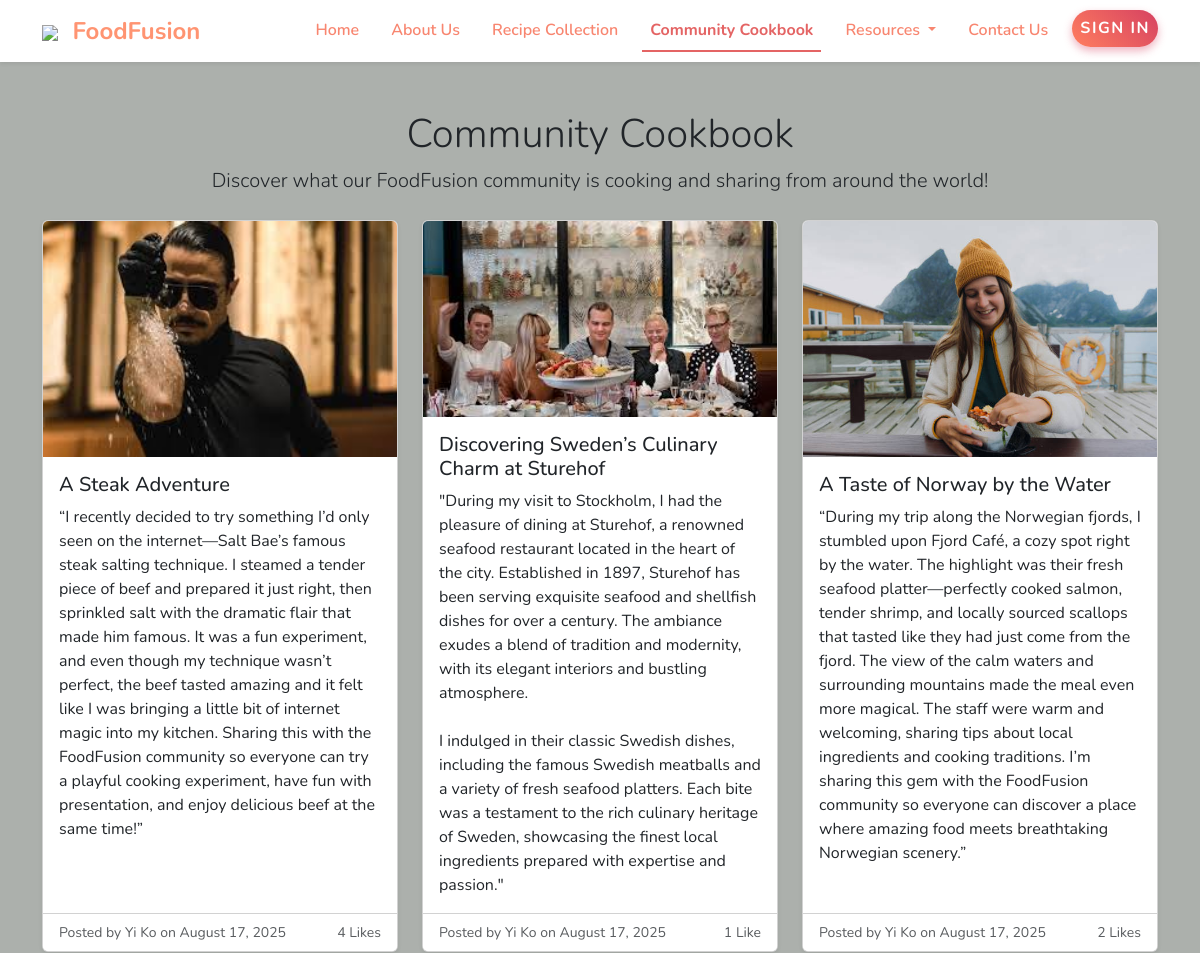
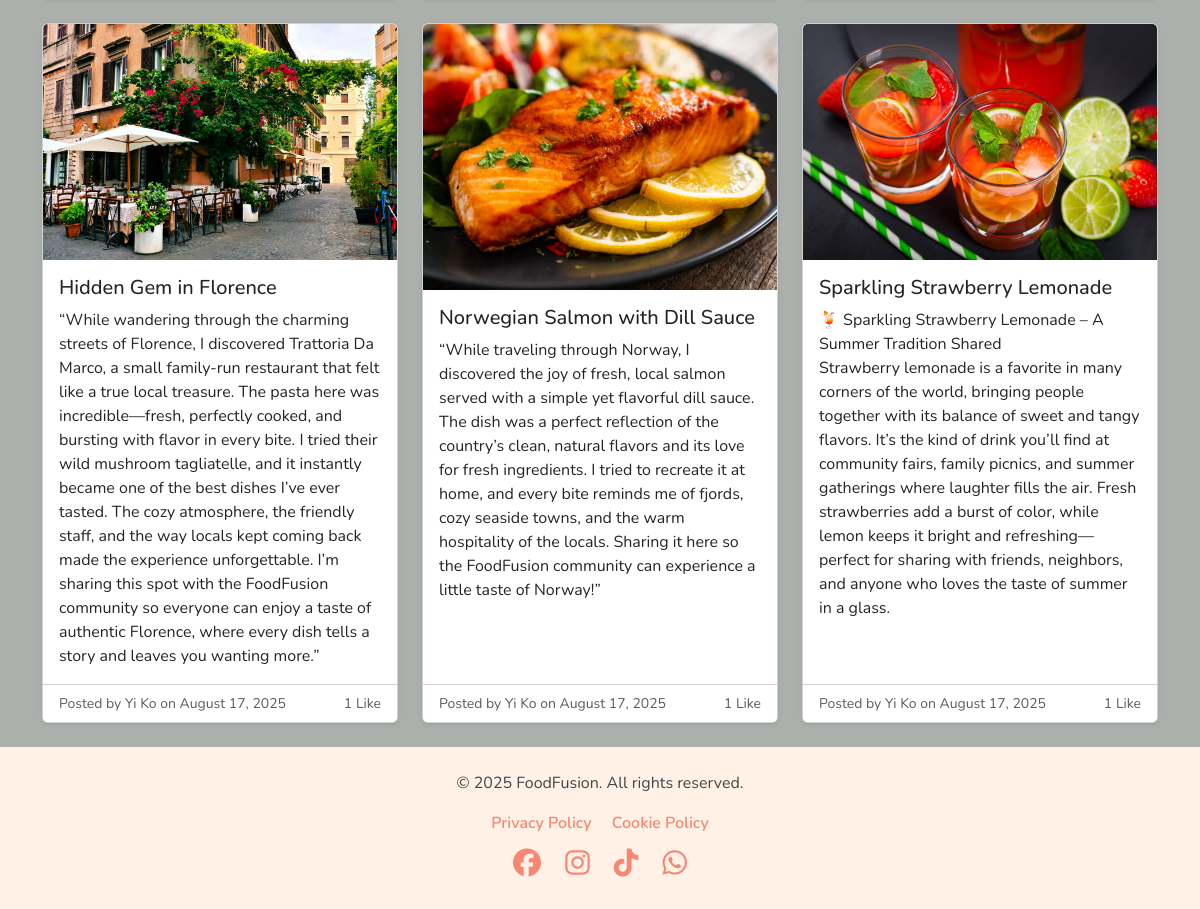
The page /community.php on the database its author committed (2 pictures, top to bottom).
### tables this page shows
CREATE TABLE `cookbook` (
  `id` int(11) NOT NULL,
  `user_id` int(11) NOT NULL,
  `title` varchar(255) NOT NULL,
  `description` text NOT NULL,
  `image` varchar(255) NOT NULL,
  `created_at` timestamp NULL DEFAULT current_timestamp()
);

### community.php (the view, shortened to what this page needs)
<?php
$currentPage = 'community';
include("includes/header.php");
include("includes/db.php");
$sql = 'SELECT cookbook.id,
               CONCAT(first_name, " ", last_name) AS full_name,
               title, description, image, cookbook.created_at,
               COUNT(cookbook_likes.id) AS likes_count
        FROM cookbook
        JOIN users ON cookbook.user_id = users.id
        LEFT JOIN cookbook_likes ON cookbook.id = cookbook_likes.recipe_id
        GROUP BY cookbook.id, full_name, title, description, image, cookbook.created_at
        ORDER BY cookbook.created_at DESC';
$stmt = $conn->prepare($sql);
$stmt->execute();
$result = $stmt->get_result();
$recipes = [];
while ($row = $result->fetch_assoc()) {
    $recipes[] = $row;
}
?>
<main class="container mt-5">
  <section class="text-center mb-4">
    <h1 class="display-6">Community Cookbook</h1>
    <p class="lead">Discover what our FoodFusion community is cooking and sharing from around the world!</p>
  </section>
  <div class="row" id="community">
    <?php foreach($recipes as $recipe): ?>
      <div class="col-md-6 col-lg-4 mb-4">
        <a href="detail.php?id=<?php echo $recipe['id'] ?>" class="text-decoration-none text-dark">
          <div class="card h-100 shadow-sm recipe-card">
            <?php if (!empty($recipe['image'])): ?>
              <img src="uploads/<?php echo htmlspecialchars($recipe['image']) ?>" class="card-img-top" alt="<?php echo htmlspecialchars($recipe['title']) ?>">
            <?php else: ?>
              <img src="images/default-recipe.jpg" class="card-img-top" alt="Default Recipe Image">
            <?php endif; ?>
            <div class="card-body">
              <h5 class="card-title"><?php echo htmlspecialchars($recipe['title']) ?></h5>
              <p class="card-text"><?php echo nl2br(htmlspecialchars($recipe['description'])) ?></p>
            </div>
            <div class="card-footer bg-white d-flex justify-content-between align-items-center">
              <small class="text-muted">
                Posted by <?php echo htmlspecialchars($recipe['full_name']) ?>
                on <?php echo date('F j, Y', strtotime($recipe['created_at'])) ?>
              </small>
              <small class="text-muted">
                <?php echo (int)$recipe['likes_count'] ?> <?php echo ((int)$recipe['likes_count'] === 1) ? 'Like' : 'Likes' ?>
              </small>
            </div>
          </div>
        </a>
      </div>
    <?php endforeach; ?>
  </div>
</main>
<?php include("includes/footer.php"); ?>

### includes/header.php (shortened to what this page needs)
<?php
function isLoggedIn() {
    return isset($_SESSION['user_data']) && !empty($_SESSION['user_data']);
}
?>
<!DOCTYPE html>
<html lang="en">
<head>
    <link href="https://cdn.jsdelivr.net/npm/bootstrap@5.3.0/dist/css/bootstrap.min.css" rel="stylesheet">
    <link rel="stylesheet" href="https://cdnjs.cloudflare.com/ajax/libs/font-awesome/6.5.0/css/all.min.css">
    <link rel="stylesheet" href="assets/css/style.css">
</head>
<body>
<nav class="navbar navbar-expand-lg custom-navbar shadow-sm">
  <div class="container">
    <a class="navbar-brand brand-sunset" href="index.php">
    <img src="assets/images/favicon.png"
         style="height: 40px; width: auto; margin-right: 8px;">
    FoodFusion
</a>
    <div class="collapse navbar-collapse" id="navbarNav">
      <ul class="navbar-nav ms-auto">
        <li class="nav-item">
          <a class="nav-link custom-link <?php if ($currentPage === 'index') echo 'active'; ?>" href="index.php">Home</a>
        </li>
        <li class="nav-item">
          <a class="nav-link custom-link <?php if ($currentPage === 'about') echo 'active'; ?>" href="about.php">About Us</a>
        </li>
        <li class="nav-item">
          <a class="nav-link custom-link <?php if ($currentPage === 'recipes') echo 'active'; ?>" href="recipes.php">Recipe Collection</a>
        </li>
        <li class="nav-item">
          <a class="nav-link custom-link <?php if ($currentPage === 'community') echo 'active'; ?>" href="community.php">Community Cookbook</a>
        </li>
        <li class="nav-item dropdown">
          <a class="nav-link custom-link dropdown-toggle <?php if ($currentPage === 'culinary' || $currentPage === 'educational') echo 'active'; ?>" href="#" role="button" data-bs-toggle="dropdown" aria-expanded="false">
            Resources
          </a>
        </li>
        <li class="nav-item">
          <a class="nav-link custom-link <?php if ($currentPage === 'contact') echo 'active'; ?>" href="contact.php">Contact Us</a>
        </li>
        <?php if (!isLoggedIn()): ?>
          <li class="nav-item">
            <a class="nav-link nav-link-login" href="signin.php">
              Sign In
            </a>
          </li>
        <?php endif; ?>
      </ul>
    </div>
  </div>
</nav>

### includes/footer.php (shortened to what this page needs)
<footer class="footer-sunset text-center py-4">
  <p>&copy; 2025 FoodFusion. All rights reserved.</p>
  <div class="footer-links mb-2">
    <a href="privacy_policy.php" class="footer-link me-3">Privacy Policy</a>
    <a href="cookie_policy.php" class="footer-link">Cookie Policy</a>
  </div>
  <div class="footer-icons mt-2">
    <a href="https://facebook.com" target="_blank" class="social-icon"><i class="fab fa-facebook"></i></a>
    <a href="https://instagram.com" target="_blank" class="social-icon"><i class="fab fa-instagram"></i></a>
    <a href="https://tiktok.com" target="_blank" class="social-icon"><i class="fab fa-tiktok"></i></a>
    <a href="https://wa.me/" target="_blank" class="social-icon"><i class="fab fa-whatsapp"></i></a>
  </div>
</footer>
</body>
</html>

### assets/css/style.css (style rules this page uses)
:root { --sunset-bg: #fff1e6; --sunset-brand: #ff9472; --sunset-link: #f88670; --sunset-hover: #e46464; --sunset-shadow: rgba(0, 0, 0, 0.05); --sunset-font: 'Nunito', sans-serif; }
body { font-family: var(--sunset-font); background-color: #acb0ac; margin: 0; padding: 0; }
.navbar.custom-navbar { background-color: #fff !important; box-shadow: 0 2px 6px var(--sunset-shadow); }
.navbar .navbar-brand.brand-sunset { color: var(--sunset-brand) !important; font-weight: 700; font-size: 1.5rem; transition: color 0.3s ease; }
.navbar .nav-link.custom-link { color: var(--sunset-link) !important; font-weight: 600; margin-left: 1rem; transition: color 0.3s ease, font-weight 0.3s ease; }
.navbar .nav-link.custom-link.active { color: var(--sunset-hover) !important; font-weight: 700 !important; border-bottom: 2px solid var(--sunset-hover); }
.nav-link-login { background: linear-gradient(45deg, #ff7e5f, #d64161); color: white !important; font-weight: 700; text-transform: uppercase; letter-spacing: 1.5px; padding: 0.4rem 1.2rem; border-radius: 30px; box-shadow: 0 4px 8px rgba(214, 65, 97, 0.4); transition: background 0.4s ease, box-shadow 0.3s ease, transform 0.3s ease; margin-left: 1rem; display: inline-block; text-align: center; font-family: 'Nunito', sans-serif; user-select: none; cursor: pointer; }
.footer-sunset { background-color: var(--sunset-bg); color: #444; font-family: var(--sunset-font); font-size: 16px; padding-top: 1.5rem; padding-bottom: 1.5rem; }
.footer-link { color: var(--sunset-link); text-decoration: none; font-weight: 600; transition: color 0.3s ease; }
.footer-icons .social-icon { margin: 0 10px; color: var(--sunset-link); transition: color 0.3s ease, transform 0.3s ease; font-size: 28px; text-decoration: none; }

### community.php (style rules this page uses)
.recipe-card { transition: transform 0.2s ease, box-shadow 0.2s ease; }

### rows shown on the page
cookbook: image (picture), title "A Steak Adventure", description "“I recently decided to try something I’d only seen on the internet—Salt Bae’s famous steak salting technique. I steamed a tender piece of beef and prepared it just right, then sprinkled salt with the dramatic flair that made him famous. It was a fun experiment, and even though my technique wasn’t perfect, the beef tasted amazing and it felt like I was bringing a little bit of internet magic into my kitchen. Sharing this with the FoodFusion community so everyone can try a playful cooking experiment, have fun with presentation, and enjoy delicious beef at the same time!”", full_name "Yi Ko", created_at "August 17, 2025", likes_count "4", shows "Likes"
cookbook: image (picture), title "Discovering Sweden’s Culinary Charm at Sturehof", description "\"During my visit to Stockholm, I had the pleasure of dining at Sturehof, a renowned seafood restaurant located in the heart of the city. Established in 1897, Sturehof has been serving exquisite seafood and shellfish dishes for over a century. The ambiance exudes a blend of tradition and modernity, with its elegant interiors and bustling atmosphere. I indulged in their classic Swedish dishes, including the famous Swedish meatballs and a variety of fresh seafood platters. Each bite was a testament to the rich culinary heritage of Sweden, showcasing the finest local ingredients prepared with expertise and passion.\"", full_name "Yi Ko", created_at "August 17, 2025", likes_count "1", shows "Like"
cookbook: image (picture), title "A Taste of Norway by the Water", description "“During my trip along the Norwegian fjords, I stumbled upon Fjord Café, a cozy spot right by the water. The highlight was their fresh seafood platter—perfectly cooked salmon, tender shrimp, and locally sourced scallops that tasted like they had just come from the fjord. The view of the calm waters and surrounding mountains made the meal even more magical. The staff were warm and welcoming, sharing tips about local ingredients and cooking traditions. I’m sharing this gem with the FoodFusion community so everyone can discover a place where amazing food meets breathtaking Norwegian scenery.”", full_name "Yi Ko", created_at "August 17, 2025", likes_count "2", shows "Likes"
cookbook: image (picture), title "Hidden Gem in Florence", description "“While wandering through the charming streets of Florence, I discovered Trattoria Da Marco, a small family-run restaurant that felt like a true local treasure. The pasta here was incredible—fresh, perfectly cooked, and bursting with flavor in every bite. I tried their wild mushroom tagliatelle, and it instantly became one of the best dishes I’ve ever tasted. The cozy atmosphere, the friendly staff, and the way locals kept coming back made the experience unforgettable. I’m sharing this spot with the FoodFusion community so everyone can enjoy a taste of authentic Florence, where every dish tells a story and leaves you wanting more.”", full_name "Yi Ko", created_at "August 17, 2025", likes_count "1", shows "Like"
cookbook: image+title (picture), title "Norwegian Salmon with Dill Sauce", description "“While traveling through Norway, I discovered the joy of fresh, local salmon served with a simple yet flavorful dill sauce. The dish was a perfect reflection of the country’s clean, natural flavors and its love for fresh ingredients. I tried to recreate it at home, and every bite reminds me of fjords, cozy seaside towns, and the warm hospitality of the locals. Sharing it here so the FoodFusion community can experience a little taste of Norway!”", full_name "Yi Ko", created_at "August 17, 2025", likes_count "1", shows "Like"
cookbook: image+title (picture), title "Sparkling Strawberry Lemonade", description "🍹 Sparkling Strawberry Lemonade – A Summer Tradition Shared Strawberry lemonade is a favorite in many corners of the world, bringing people together with its balance of sweet and tangy flavors. It’s the kind of drink you’ll find at community fairs, family picnics, and summer gatherings where laughter fills the air. Fresh strawberries add a burst of color, while lemon keeps it bright and refreshing—perfect for sharing with friends, neighbors, and anyone who loves the taste of summer in a glass.", full_name "Yi Ko", created_at "August 17, 2025", likes_count "1", shows "Like"
